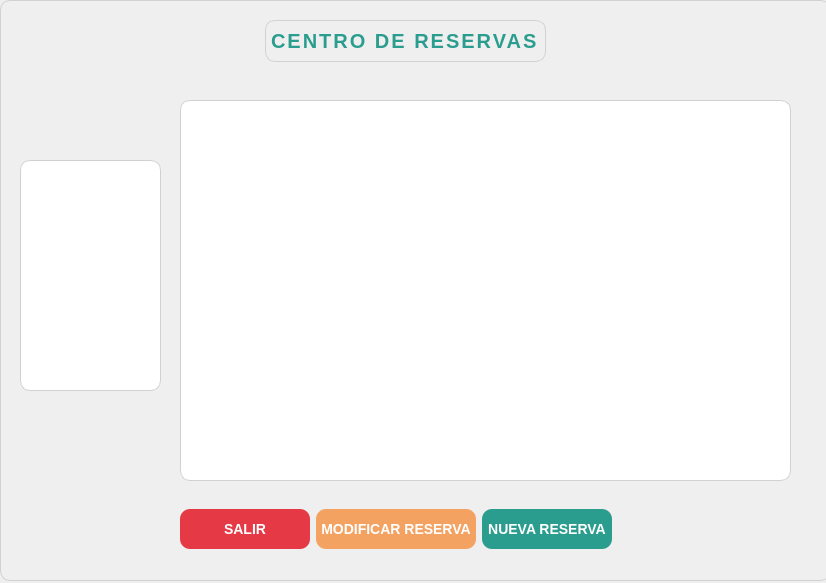
<?xml version="1.0" encoding="UTF-8"?>
<ui version="4.0">
 <class>windows_main_principal</class>
 <widget class="QWidget" name="windows_main_principal">
  <property name="geometry">
   <rect>
    <x>0</x>
    <y>0</y>
    <width>826</width>
    <height>583</height>
   </rect>
  </property>
  <property name="minimumSize">
   <size>
    <width>826</width>
    <height>583</height>
   </size>
  </property>
  <property name="maximumSize">
   <size>
    <width>826</width>
    <height>583</height>
   </size>
  </property>
  <property name="windowTitle">
   <string>Form</string>
  </property>
  <widget class="QFrame" name="a_frame">
   <property name="geometry">
    <rect>
     <x>0</x>
     <y>0</y>
     <width>831</width>
     <height>581</height>
    </rect>
   </property>
   <property name="styleSheet">
    <string notr="true">QFrame {
    background-color: qlineargradient(
        spread:pad, 
        x1:0, y1:0, 
        x2:1, y2:1, 
        stop:0 #EAF4F4, 
        stop:1 #C7E6E5
    );
    font-family: 'Montserrat', sans-serif;
    font-size: 12px;
    color: #555555;
    border-radius: 10px;  
    border: 1px solid #D1D1D1;  
}


</string>
   </property>
   <property name="frameShape">
    <enum>QFrame::StyledPanel</enum>
   </property>
   <property name="frameShadow">
    <enum>QFrame::Raised</enum>
   </property>
   <widget class="QTableView" name="a_tableView_table">
    <property name="geometry">
     <rect>
      <x>180</x>
      <y>100</y>
      <width>611</width>
      <height>381</height>
     </rect>
    </property>
    <property name="styleSheet">
     <string notr="true">QTableView {
    background-color: #FFFFFF;  /* Fondo blanco para la tabla */
    border: 1px solid #D1D1D1;  /* Borde sutil gris */
    border-radius: 10px;        /* Bordes redondeados */
    font-family: 'Montserrat', sans-serif;
    font-size: 12px;
    color: #555555;             /* Color del texto en las celdas */
    padding: 10px;              /* Espaciado interno */
}

QHeaderView::section {
    background-color: #2A9D8F;
    color: white;                
    padding: 8px;              
    border: none;              
    font-weight: bold;      
    font-size: 13px;            
    text-align: center;          
}

QTableView::item {
    padding: 8px;                
    border-bottom: 1px solid #D1D1D1; 
}

QTableView::item:selected {
    background-color: #2A9D8F; 
    color: white;               
}

QTableView::item:hover {
    background-color: #A4C639;  
    color: white;           
}

QTableView::item:focus {
    outline: none;            
}

QTableView QScrollBar:vertical {
    background: #F0F0F0;        
    width: 10px;             
}

QTableView QScrollBar:horizontal {
    background: #F0F0F0;       
    height: 10px;                
}

QTableView QScrollBar::handle:vertical {
    background: #A4C639;      
    border-radius: 5px;
}

QTableView QScrollBar::handle:horizontal {
    background: #A4C639;   
    border-radius: 5px;
}
</string>
    </property>
   </widget>
   <widget class="QListWidget" name="a_listWidget_list">
    <property name="geometry">
     <rect>
      <x>20</x>
      <y>160</y>
      <width>141</width>
      <height>231</height>
     </rect>
    </property>
    <property name="styleSheet">
     <string notr="true">QListWidget {
    background-color: #FFFFFF;
    border: 1px solid #D1D1D1;  
    border-radius: 10px;       
    font-family: 'Montserrat', sans-serif;
    font-size: 12px;
    color: #555555;            
    padding: 5px;               
}

QListWidget::item {
    background-color: transparent;  
    padding: 8px;                  
    border-radius: 5px;             
}

QListWidget::item:selected {
    background-color: #2A9D8F; 
    color: white;                
}

QListWidget::item:hover {
    background-color: #A4C639;  
    color: white;               
}

QListWidget::item:focus {
    outline: none; 
}
</string>
    </property>
   </widget>
   <widget class="QWidget" name="widget" native="true">
    <property name="geometry">
     <rect>
      <x>50</x>
      <y>500</y>
      <width>691</width>
      <height>58</height>
     </rect>
    </property>
    <layout class="QHBoxLayout" name="horizontalLayout">
     <item>
      <spacer name="horizontalSpacer">
       <property name="orientation">
        <enum>Qt::Horizontal</enum>
       </property>
       <property name="sizeHint" stdset="0">
        <size>
         <width>117</width>
         <height>20</height>
        </size>
       </property>
      </spacer>
     </item>
     <item>
      <widget class="QPushButton" name="a_pushButton_exit">
       <property name="minimumSize">
        <size>
         <width>130</width>
         <height>40</height>
        </size>
       </property>
       <property name="styleSheet">
        <string notr="true">QPushButton {
    background-color: #E63946;  /* Rojo intenso */
    color: white;
    border-radius: 10px;
    padding: 5px;
    font-size: 14px;
    font-weight: bold;
}

QPushButton:hover {
    background-color: #F1A1A6; /* Rojo más claro */
}

QPushButton:pressed {
    background-color: #D94E3D;  /* Rojo oscuro */
    color: #FFFFFF; 
}
</string>
       </property>
       <property name="text">
        <string>SALIR</string>
       </property>
      </widget>
     </item>
     <item>
      <widget class="QPushButton" name="a_pushButton_modi_reserva">
       <property name="minimumSize">
        <size>
         <width>130</width>
         <height>40</height>
        </size>
       </property>
       <property name="styleSheet">
        <string notr="true">QPushButton {
    background-color: #F4A261;  /* Color suave y cálido (naranja) */
    color: white;
    border-radius: 10px;
    padding: 5px;
    font-size: 14px;
    font-weight: bold;
}

QPushButton:hover {
    background-color: #F9C74F;  /* Naranja más claro */
}

QPushButton:pressed {
    background-color: #E76F51;  /* Rojo más oscuro para el estado presionado */
    color: #FFFFFF; 
}
</string>
       </property>
       <property name="text">
        <string>MODIFICAR RESERVA</string>
       </property>
      </widget>
     </item>
     <item>
      <widget class="QPushButton" name="a_pushButton_new_reserva">
       <property name="minimumSize">
        <size>
         <width>130</width>
         <height>40</height>
        </size>
       </property>
       <property name="styleSheet">
        <string notr="true">QPushButton {
    background-color: #2A9D8F; 
    color: white;
    border-radius: 10px;
    padding: 5px;
    font-size: 14px;
    font-weight: bold;
}

QPushButton:hover {
    background-color: #A4C639; 
}

QPushButton:pressed {
    background-color: #E76F51; 
    color: #FFFFFF; 
}
</string>
       </property>
       <property name="text">
        <string>NUEVA RESERVA</string>
       </property>
      </widget>
     </item>
     <item>
      <spacer name="horizontalSpacer_2">
       <property name="orientation">
        <enum>Qt::Horizontal</enum>
       </property>
       <property name="sizeHint" stdset="0">
        <size>
         <width>117</width>
         <height>20</height>
        </size>
       </property>
      </spacer>
     </item>
    </layout>
   </widget>
   <widget class="QWidget" name="widget_2" native="true">
    <property name="geometry">
     <rect>
      <x>40</x>
      <y>10</y>
      <width>731</width>
      <height>52</height>
     </rect>
    </property>
    <layout class="QHBoxLayout" name="horizontalLayout_2">
     <item>
      <spacer name="horizontalSpacer_4">
       <property name="orientation">
        <enum>Qt::Horizontal</enum>
       </property>
       <property name="sizeHint" stdset="0">
        <size>
         <width>215</width>
         <height>20</height>
        </size>
       </property>
      </spacer>
     </item>
     <item>
      <widget class="QLabel" name="a_label_title">
       <property name="styleSheet">
        <string notr="true">QLabel{
    font-size: 20px;
    font-weight: bold;
    color: #2A9D8F; 
    letter-spacing: 2px; 
    qproperty-alignment: AlignCenter; 
    margin-top: 10px;
}
</string>
       </property>
       <property name="text">
        <string>CENTRO DE RESERVAS</string>
       </property>
      </widget>
     </item>
     <item>
      <spacer name="horizontalSpacer_3">
       <property name="orientation">
        <enum>Qt::Horizontal</enum>
       </property>
       <property name="sizeHint" stdset="0">
        <size>
         <width>214</width>
         <height>20</height>
        </size>
       </property>
      </spacer>
     </item>
    </layout>
   </widget>
  </widget>
 </widget>
 <resources/>
 <connections/>
</ui>
